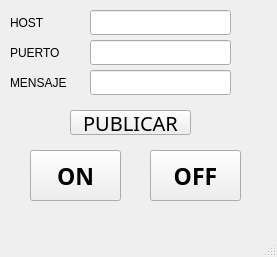
<?xml version="1.0" encoding="UTF-8"?>
<ui version="4.0">
 <class>Publicador</class>
 <widget class="QMainWindow" name="Publicador">
  <property name="geometry">
   <rect>
    <x>0</x>
    <y>0</y>
    <width>277</width>
    <height>257</height>
   </rect>
  </property>
  <property name="windowTitle">
   <string>Publicador</string>
  </property>
  <widget class="QWidget" name="centralwidget">
   <widget class="QLineEdit" name="host">
    <property name="geometry">
     <rect>
      <x>90</x>
      <y>10</y>
      <width>141</width>
      <height>25</height>
     </rect>
    </property>
   </widget>
   <widget class="QLabel" name="label">
    <property name="geometry">
     <rect>
      <x>10</x>
      <y>10</y>
      <width>61</width>
      <height>25</height>
     </rect>
    </property>
    <property name="text">
     <string>HOST</string>
    </property>
   </widget>
   <widget class="QLabel" name="label_2">
    <property name="geometry">
     <rect>
      <x>10</x>
      <y>40</y>
      <width>61</width>
      <height>25</height>
     </rect>
    </property>
    <property name="text">
     <string>PUERTO</string>
    </property>
   </widget>
   <widget class="QLabel" name="label_3">
    <property name="geometry">
     <rect>
      <x>10</x>
      <y>70</y>
      <width>81</width>
      <height>25</height>
     </rect>
    </property>
    <property name="text">
     <string>MENSAJE</string>
    </property>
   </widget>
   <widget class="QLineEdit" name="puerto">
    <property name="geometry">
     <rect>
      <x>90</x>
      <y>40</y>
      <width>141</width>
      <height>25</height>
     </rect>
    </property>
   </widget>
   <widget class="QLineEdit" name="mensaje">
    <property name="geometry">
     <rect>
      <x>90</x>
      <y>70</y>
      <width>141</width>
      <height>25</height>
     </rect>
    </property>
   </widget>
   <widget class="QPushButton" name="on_off">
    <property name="geometry">
     <rect>
      <x>70</x>
      <y>110</y>
      <width>121</width>
      <height>25</height>
     </rect>
    </property>
    <property name="font">
     <font>
      <family>Tlwg Mono</family>
      <pointsize>15</pointsize>
      <italic>false</italic>
     </font>
    </property>
    <property name="text">
     <string>PUBLICAR</string>
    </property>
   </widget>
   <widget class="QPushButton" name="on">
    <property name="geometry">
     <rect>
      <x>30</x>
      <y>150</y>
      <width>91</width>
      <height>51</height>
     </rect>
    </property>
    <property name="font">
     <font>
      <family>Ubuntu Mono</family>
      <pointsize>17</pointsize>
      <weight>75</weight>
      <bold>true</bold>
     </font>
    </property>
    <property name="text">
     <string>ON</string>
    </property>
   </widget>
   <widget class="QPushButton" name="off">
    <property name="geometry">
     <rect>
      <x>150</x>
      <y>150</y>
      <width>91</width>
      <height>51</height>
     </rect>
    </property>
    <property name="font">
     <font>
      <family>Ubuntu Mono</family>
      <pointsize>17</pointsize>
      <weight>75</weight>
      <bold>true</bold>
     </font>
    </property>
    <property name="text">
     <string>OFF</string>
    </property>
   </widget>
   <zorder>off</zorder>
   <zorder>on</zorder>
   <zorder>host</zorder>
   <zorder>label</zorder>
   <zorder>label_2</zorder>
   <zorder>label_3</zorder>
   <zorder>puerto</zorder>
   <zorder>mensaje</zorder>
   <zorder>on_off</zorder>
  </widget>
  <widget class="QMenuBar" name="menubar">
   <property name="geometry">
    <rect>
     <x>0</x>
     <y>0</y>
     <width>277</width>
     <height>22</height>
    </rect>
   </property>
  </widget>
  <widget class="QStatusBar" name="statusbar"/>
 </widget>
 <resources/>
 <connections/>
</ui>
